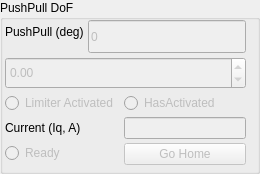
               <widget class="QGroupBox" name="pushPullGroupBox">
                <property name="title">
                 <string>PushPull DoF</string>
                </property>
                <widget class="QWidget" name="verticalLayoutWidget_5">
                 <property name="geometry">
                  <rect>
                   <x>0</x>
                   <y>20</y>
                   <width>251</width>
                   <height>145</height>
                  </rect>
                 </property>
                 <layout class="QVBoxLayout" name="verticalLayout_6">
                  <property name="spacing">
                   <number>4</number>
                  </property>
                  <property name="leftMargin">
                   <number>5</number>
                  </property>
                  <property name="rightMargin">
                   <number>5</number>
                  </property>
                  <item>
                   <layout class="QFormLayout" name="formLayout_3">
                    <item row="0" column="0">
                     <widget class="QLabel" name="label_5">
                      <property name="text">
                       <string>PushPull (deg)</string>
                      </property>
                     </widget>
                    </item>
                    <item row="0" column="1">
                     <widget class="QLineEdit" name="panelPushPullLineEdit">
                      <property name="enabled">
                       <bool>false</bool>
                      </property>
                      <property name="sizePolicy">
                       <sizepolicy hsizetype="Expanding" vsizetype="Expanding">
                        <horstretch>0</horstretch>
                        <verstretch>0</verstretch>
                       </sizepolicy>
                      </property>
                      <property name="mouseTracking">
                       <bool>false</bool>
                      </property>
                      <property name="focusPolicy">
                       <enum>Qt::FocusPolicy::NoFocus</enum>
                      </property>
                      <property name="contextMenuPolicy">
                       <enum>Qt::ContextMenuPolicy::NoContextMenu</enum>
                      </property>
                      <property name="text">
                       <string>0</string>
                      </property>
                      <property name="readOnly">
                       <bool>true</bool>
                      </property>
                     </widget>
                    </item>
                   </layout>
                  </item>
                  <item>
                   <widget class="QDoubleSpinBox" name="panelPushPullSpinBox">
                    <property name="enabled">
                     <bool>false</bool>
                    </property>
                    <property name="sizePolicy">
                     <sizepolicy hsizetype="Minimum" vsizetype="Expanding">
                      <horstretch>0</horstretch>
                      <verstretch>0</verstretch>
                     </sizepolicy>
                    </property>
                    <property name="minimum">
                     <double>-3600.000000000000000</double>
                    </property>
                    <property name="maximum">
                     <double>3600.000000000000000</double>
                    </property>
                    <property name="singleStep">
                     <double>48.000000000000000</double>
                    </property>
                   </widget>
                  </item>
                  <item>
                   <layout class="QFormLayout" name="formLayout_7">
                    <item row="2" column="0">
                     <widget class="QRadioButton" name="panelPushPullReadyRadioButton">
                      <property name="enabled">
                       <bool>false</bool>
                      </property>
                      <property name="focusPolicy">
                       <enum>Qt::FocusPolicy::NoFocus</enum>
                      </property>
                      <property name="contextMenuPolicy">
                       <enum>Qt::ContextMenuPolicy::NoContextMenu</enum>
                      </property>
                      <property name="text">
                       <string>Ready</string>
                      </property>
                      <property name="autoExclusive">
                       <bool>false</bool>
                      </property>
                     </widget>
                    </item>
                    <item row="2" column="1">
                     <widget class="QPushButton" name="panelPushPullAlignButton">
                      <property name="enabled">
                       <bool>false</bool>
                      </property>
                      <property name="text">
                       <string>Go Home</string>
                      </property>
                     </widget>
                    </item>
                    <item row="0" column="0">
                     <widget class="QRadioButton" name="panelPushPullLimiterActivatedRadioButton">
                      <property name="enabled">
                       <bool>false</bool>
                      </property>
                      <property name="minimumSize">
                       <size>
                        <width>115</width>
                        <height>0</height>
                       </size>
                      </property>
                      <property name="maximumSize">
                       <size>
                        <width>115</width>
                        <height>16777215</height>
                       </size>
                      </property>
                      <property name="mouseTracking">
                       <bool>false</bool>
                      </property>
                      <property name="focusPolicy">
                       <enum>Qt::FocusPolicy::NoFocus</enum>
                      </property>
                      <property name="contextMenuPolicy">
                       <enum>Qt::ContextMenuPolicy::NoContextMenu</enum>
                      </property>
                      <property name="text">
                       <string>Limiter Activated</string>
                      </property>
                      <property name="checkable">
                       <bool>true</bool>
                      </property>
                      <property name="autoExclusive">
                       <bool>false</bool>
                      </property>
                     </widget>
                    </item>
                    <item row="0" column="1">
                     <widget class="QRadioButton" name="panelPushPullLimiterHasActivatedRadioButton">
                      <property name="enabled">
                       <bool>false</bool>
                      </property>
                      <property name="sizePolicy">
                       <sizepolicy hsizetype="Expanding" vsizetype="Fixed">
                        <horstretch>0</horstretch>
                        <verstretch>0</verstretch>
                       </sizepolicy>
                      </property>
                      <property name="focusPolicy">
                       <enum>Qt::FocusPolicy::NoFocus</enum>
                      </property>
                      <property name="contextMenuPolicy">
                       <enum>Qt::ContextMenuPolicy::NoContextMenu</enum>
                      </property>
                      <property name="text">
                       <string>HasActivated</string>
                      </property>
                      <property name="autoExclusive">
                       <bool>false</bool>
                      </property>
                     </widget>
                    </item>
                    <item row="1" column="0">
                     <widget class="QLabel" name="label_9">
                      <property name="text">
                       <string>Current (Iq, A)</string>
                      </property>
                     </widget>
                    </item>
                    <item row="1" column="1">
                     <widget class="QLineEdit" name="panelPushPullIqEdit">
                      <property name="enabled">
                       <bool>false</bool>
                      </property>
                      <property name="mouseTracking">
                       <bool>false</bool>
                      </property>
                      <property name="focusPolicy">
                       <enum>Qt::FocusPolicy::NoFocus</enum>
                      </property>
                      <property name="contextMenuPolicy">
                       <enum>Qt::ContextMenuPolicy::NoContextMenu</enum>
                      </property>
                      <property name="readOnly">
                       <bool>true</bool>
                      </property>
                     </widget>
                    </item>
                   </layout>
                  </item>
                 </layout>
                </widget>
               </widget>
